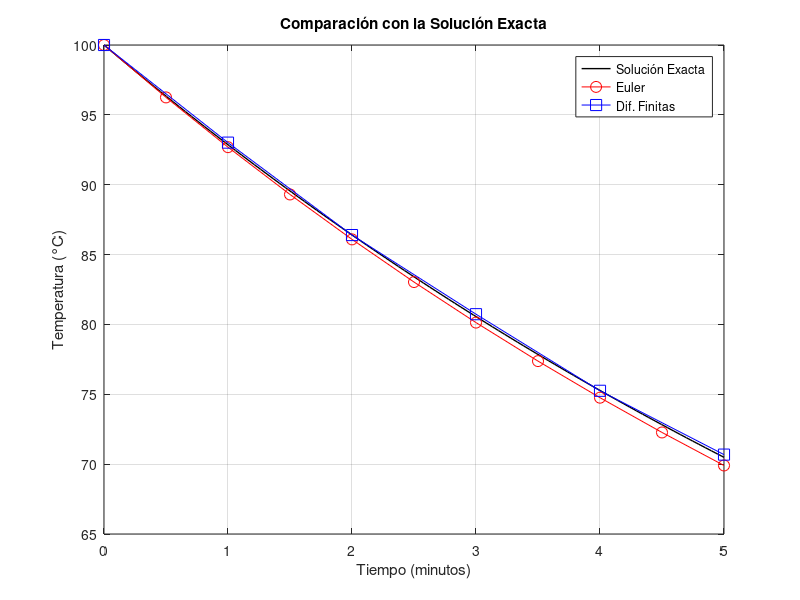

Reproduce this figure in MATLAB.
% Script para comparar los métodos de Euler y Diferencias Finitas con la solución exacta
% Problema 1: Enfriamiento de un Metal en un Fluido
clear all;
close all;
clc;
% Parámetros del problema
k = 0.1; % constante de enfriamiento en min^-1
Ta = 25; % temperatura ambiente en °C
T0 = 100; % temperatura inicial en °C
tFinal = 5; % tiempo final en minutos
% Tamaños de paso para cada método (ajustados para un rango razonable)
h_euler = 0.5; % tamaño de paso para el método de Euler en minutos
h_fd = 1.0; % tamaño de paso para el método de Diferencias Finitas en minutos

%% Solución Exacta para comparar
t_exacta = linspace(0, tFinal, 100);
T_exacta = Ta + (T0 - Ta) * exp(-k * t_exacta);

%% Método de Euler
n_euler = tFinal/h_euler + 1; % número de pasos de tiempo
t_euler = zeros(1, n_euler); % array de tiempo
T_euler = zeros(1, n_euler); % array de temperatura
% Condición inicial
T_euler(1) = T0; % temperatura inicial es 100°C
% Implementación del método de Euler
for i = 1:n_euler-1
 t_euler(i+1) = t_euler(i) + h_euler;
% Ecuación diferencial: dT/dt = -k(T - Ta)
 T_euler(i+1) = T_euler(i) + h_euler * (-k * (T_euler(i) - Ta));
end

%% Método de Diferencias Finitas
n_fd = tFinal/h_fd + 1; % número de pasos de tiempo
t_fd = zeros(1, n_fd); % array de tiempo
% Generar puntos de tiempo
for i = 1:n_fd
 t_fd(i) = (i-1) * h_fd;
end
% Configurar el sistema de ecuaciones
A = zeros(n_fd, n_fd);
b = zeros(n_fd, 1);
% Condición inicial
A(1, 1) = 1;
b(1) = T0;
% Para los puntos interiores, aplicar diferencia central
for i = 2:n_fd-1
 A(i, i-1) = -1/(2*h_fd);
 A(i, i) = k;
 A(i, i+1) = 1/(2*h_fd);
 b(i) = k * Ta;
end
% Para el último punto, usar diferencia hacia atrás
A(n_fd, n_fd-1) = -1/h_fd;
A(n_fd, n_fd) = 1/h_fd + k;
b(n_fd) = k * Ta;
% Resolver el sistema de ecuaciones
T_fd = A\b;

%% Mostrar Resultados
fprintf('Problema 1: Enfriamiento de un Metal en un Fluido\n');
fprintf('===============================================\n\n');
% Resultados del Método de Euler
fprintf('Método de Euler (h = %.1f min)\n', h_euler);
fprintf('Tiempo (min) | Temperatura (°C)\n');
fprintf('--------------------------------------\n');
for i = 1:n_euler
    fprintf('%6.1f | %12.4f\n', t_euler(i), T_euler(i));
end
fprintf('\n');

% Resultados del Método de Diferencias Finitas
fprintf('Método de Diferencias Finitas (h = %.1f min)\n', h_fd);
fprintf('Tiempo (min) | Temperatura (°C)\n');
fprintf('--------------------------------------\n');
for i = 1:n_fd
    fprintf('%6.1f | %12.4f\n', t_fd(i), T_fd(i));
end

% Comparación con la Solución Exacta
fprintf('\nComparación con la Solución Exacta:\n');
fprintf('-----------------------------------------------------------\n');
fprintf('Tiempo (min) | Valor Exacto (°C) | Euler (°C) | Dif. Finitas (°C)\n');
fprintf('-----------------------------------------------------------\n');

% Calcular valores exactos para cada punto de tiempo de Euler y Diferencias Finitas
for i = 1:length(t_euler)
    % Calcular valor exacto en el tiempo actual
    T_exact = Ta + (T0 - Ta) * exp(-k * t_euler(i));
    
    % Calcular errores porcentuales
    error_euler = abs((T_euler(i) - T_exact)/T_exact) * 100;
    
    % Encontrar el punto más cercano en el método de diferencias finitas
    [~, idx_fd] = min(abs(t_fd - t_euler(i)));
    error_df = abs((T_fd(idx_fd) - T_exact)/T_exact) * 100;
    
    fprintf('%6.1f | %14.4f | %9.4f (%5.2f%%) | %9.4f (%5.2f%%)\n', ...
        t_euler(i), T_exact, T_euler(i), error_euler, T_fd(idx_fd), error_df);
end
fprintf('-----------------------------------------------------------\n');

% Graficar la comparación
figure;
plot(t_exacta, T_exacta, 'k-', 'LineWidth', 1, 'DisplayName', 'Solución Exacta');
hold on;
plot(t_euler, T_euler, 'ro-', 'MarkerSize', 8, 'DisplayName', 'Euler');
plot(t_fd, T_fd, 'bs-', 'MarkerSize', 8, 'DisplayName', 'Dif. Finitas');
xlabel('Tiempo (minutos)');
ylabel('Temperatura (°C)');
title('Comparación con la Solución Exacta');
legend('Location', 'best');
grid on;















% Script for comparing Euler and Finite Difference methods
% Problem 2: Movimiento de un Paracaidista con Resistencia del Aire

% clear all;
% close all;
% clc;
% 
% % Parámetros del Problema
% m = 80;      % masa en kg
% g = 9.81;    % aceleración gravitacional en m/s²
% c = 12;      % coeficiente de resistencia del aire en kg/s
% tFinal = 10; % tiempo final en segundos
% 
% % Calcular velocidad terminal
% v_terminal = m * g / c;
% fprintf('Velocidad terminal teórica: %.2f m/s\n', v_terminal);
% 
% % Tamaños de paso para cada método
% h_euler = 0.5;  % tamaño de paso para el método de Euler en segundos
% h_fd = 1.0;     % tamaño de paso para el método de Diferencias Finitas en segundos
% 
% %% Solución Analítica
% % Crear 1000 puntos equidistantes entre 0 y tFinal
% t_analitica = linspace(0, tFinal, 1000);
% 
% % Calcular velocidad terminal
% v_terminal = m * g / c;  % = (80 * 9.81)/12 ≈ 65.4 m/s
% 
% % Aplicar la solución analítica v(t) = v_terminal * (1 - e^(-(c/m)t))
% % Esta ecuación viene de resolver la EDO: dv/dt = g - (c/m)v
% v_analitica = v_terminal * (1 - exp(-(c/m) * t_analitica));
% 
% % Mostrar algunos puntos de verificación
% fprintf('\nPuntos de verificación de la solución analítica:\n');
% fprintf('Tiempo (s) | Velocidad (m/s) | %% Velocidad Terminal\n');
% fprintf('------------------------------------------------\n');
% check_times = [0 1 2 5 10];  % tiempos específicos para verificar
% for t = check_times
%     idx = find(t_analitica >= t, 1);
%     v = v_terminal * (1 - exp(-(c/m) * t));
%     fprintf('%9.1f | %13.4f | %17.2f%%\n', t, v, (v/v_terminal)*100);
% end
% fprintf('------------------------------------------------\n\n');
% 
% %% Método de Euler
% n_euler = tFinal/h_euler + 1;
% t_euler = zeros(1, n_euler);
% v_euler = zeros(1, n_euler);
% v_euler(1) = 0;  % velocidad inicial
% 
% for i = 1:n_euler-1
%     t_euler(i+1) = t_euler(i) + h_euler;
%     v_euler(i+1) = v_euler(i) + h_euler * (g - (c/m) * v_euler(i));
% end
% 
% %% Método de Diferencias Finitas
% n_fd = tFinal/h_fd + 1;
% t_fd = (0:h_fd:tFinal);
% 
% A = zeros(n_fd, n_fd);
% b = zeros(n_fd, 1);
% 
% % Condición inicial
% A(1,1) = 1;
% b(1) = 0;
% 
% % Puntos interiores
% for i = 2:n_fd-1
%     A(i, i-1) = -1/(2*h_fd);
%     A(i, i) = c/m;
%     A(i, i+1) = 1/(2*h_fd);
%     b(i) = g;
% end
% 
% % Último punto
% A(n_fd, n_fd-2) = 1/(2*h_fd);
% A(n_fd, n_fd-1) = -2/h_fd;
% A(n_fd, n_fd) = 3/(2*h_fd) + c/m;
% b(n_fd) = g;
% 
% v_fd = A\b;
% 
% %% Mostrar Resultados
% fprintf('\nComparación de resultados a t = 10s:\n');
% fprintf('Solución analítica: %.4f m/s\n', v_analitica(end));
% fprintf('Método de Euler: %.4f m/s\n', v_euler(end));
% fprintf('Método de Diferencias Finitas: %.4f m/s\n', v_fd(end));
% fprintf('Velocidad terminal: %.4f m/s\n\n', v_terminal);
% 
% % Tabla de resultados del Método de Euler
% fprintf('\nTabla de velocidades - Método de Euler (h = %.1f s)\n', h_euler);
% fprintf('------------------------------------------------------\n');
% fprintf('Tiempo (s) | Velocidad (m/s) | %% Velocidad Terminal\n');
% fprintf('------------------------------------------------------\n');
% for i = 1:n_euler
%     porc = (v_euler(i)/v_terminal) * 100;
%     fprintf('%9.2f | %13.4f | %17.2f%%\n', t_euler(i), v_euler(i), porc);
% end
% fprintf('------------------------------------------------------\n\n');
% 
% % Tabla de resultados del Método de Diferencias Finitas
% fprintf('Tabla de velocidades - Método de Diferencias Finitas (h = %.1f s)\n', h_fd);
% fprintf('------------------------------------------------------\n');
% fprintf('Tiempo (s) | Velocidad (m/s) | %% Velocidad Terminal\n');
% fprintf('------------------------------------------------------\n');
% for i = 1:n_fd
%     porc = (v_fd(i)/v_terminal) * 100;
%     fprintf('%9.2f | %13.4f | %17.2f%%\n', t_fd(i), v_fd(i), porc);
% end
% fprintf('------------------------------------------------------\n\n');
% 
% % Calcular porcentajes de la velocidad terminal
% porc_analitica = (v_analitica(end)/v_terminal) * 100;
% porc_euler = (v_euler(end)/v_terminal) * 100;
% porc_fd = (v_fd(end)/v_terminal) * 100;
% 
% fprintf('Porcentaje de velocidad terminal alcanzado:\n');
% fprintf('Solución analítica: %.2f%%\n', porc_analitica);
% fprintf('Método de Euler: %.2f%%\n', porc_euler);
% fprintf('Método de Diferencias Finitas: %.2f%%\n', porc_fd);
% 
% %% Visualización
% figure;
% plot(t_euler, v_euler, 'ro-', 'LineWidth', 1, 'MarkerSize', 5, 'DisplayName', sprintf('Euler (h=%.1f)', h_euler));
% hold on;
% plot(t_fd, v_fd, 'bo-', 'LineWidth', 1, 'MarkerSize', 6, 'DisplayName', sprintf('Dif. Finitas (h=%.1f)', h_fd));
% plot(t_analitica, v_analitica, 'k-', 'LineWidth', 1.5, 'DisplayName', 'Solución Analítica');
% plot([0, tFinal], [v_terminal, v_terminal], 'k--', 'LineWidth', 1, 'DisplayName', 'Velocidad Terminal');
% 
% title('Caída del paracaidista (t = 10s)');
% xlabel('Tiempo (segundos)');
% ylabel('Velocidad (m/s)');
% legend('Location', 'best');
% grid on;
% 
% % Añadir texto informativo
% text(1, v_terminal*0.8, sprintf('Velocidad terminal = %.2f m/s\n', v_terminal), ...
%     'FontSize', 10, 'BackgroundColor', 'white');